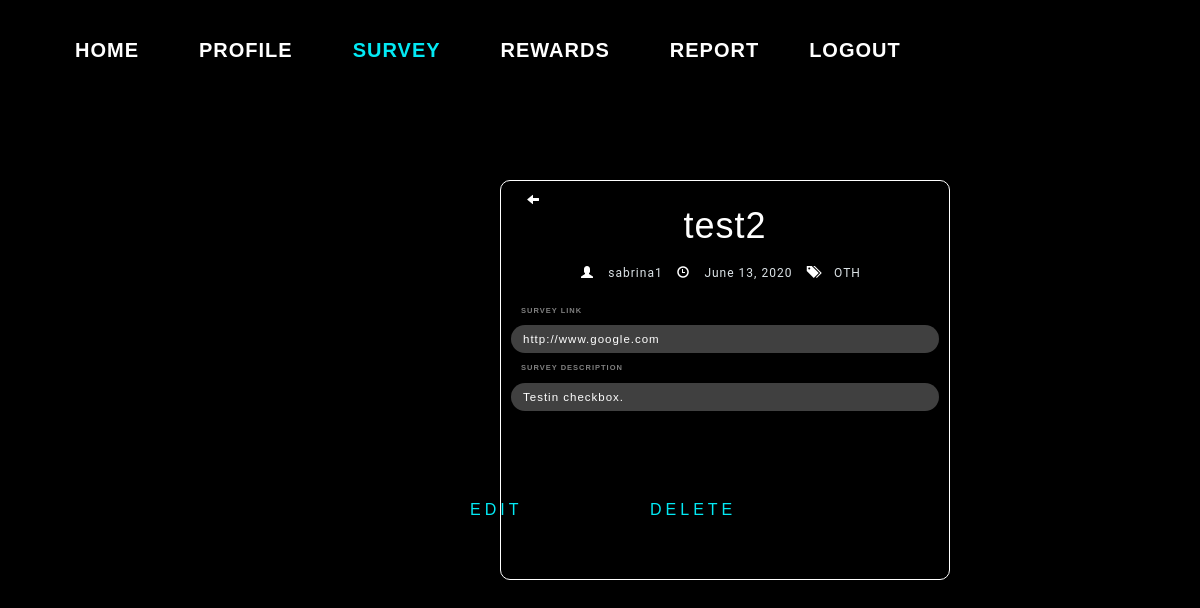
Page /tracksurvey/survey/3/ on the committed database.
### survey/models.py (models this page shows, shortened)
class UploadSurvey(models.Model):
    user = models.ForeignKey(to=User, null=True, on_delete=models.SET_NULL,blank=True)
    uploadDate = models.DateField(default=timezone.now)
    surveytitle = models.CharField('Survey Title', max_length=100)
    surveylink = models.URLField('Survey Link', max_length=200)
    surveydescription = models.CharField('Survey Description',
        max_length=5000,
        help_text="Include your survey dscription here!")
    surveycategory_choices = [
    ('EDN','Education'),
    ('HTC','Healthcare'),
    ('LFS','Lifestyle'),
    ('NUS','NUS-Related'),
    ('OTH','Others')]
    surveycategory = models.CharField('Survey Category',choices=surveycategory_choices, max_length=100, default='OTH')
    gender_filter=models.ManyToManyField(GenderFilter,blank=True)
    singaporean_filter=models.ManyToManyField(SingaporeanFilter, blank=True)
    faculty_filter=models.ManyToManyField(FacultyFilter,blank=True)
    year_filter=models.ManyToManyField(YearFilter,blank=True)
    residential_filter=models.ManyToManyField(ResidentialFilter, blank=True)

### survey/views.py (the view)
# urls.py: path('tracksurvey/survey/<int:pk>/', SurveyDetailView.as_view() , name='tracksurvey-detail'),
class SurveyDetailView(DetailView):
    model=UploadSurvey

### survey/templates/survey/uploadsurvey_detail.html (shortened to what this page needs)
{% extends "survey/base.html" %}
{% load static %}
{% block css %}
<link rel="stylesheet" type="text/css" href="{% static 'survey/uploadsurvey_detail.css'%}">
<link rel="stylesheet" type="text/css" href="{% static 'survey/uploadsurvey.css'%}">
<link rel="stylesheet" type="text/css" href="{% static 'accounts/profile.css'%}">
{% endblock %}
{% block navbar %}
<div class="nav_box">
<header class="navbarheader">
<div class=nav>
  <ul class=navbarlist>
    <a href="{% url 'survey:dashboard' %}" role="button">Home</a>
    <a href="{% url 'accounts:profile' %}" role="button">Profile</a>
    <a href="{% url 'survey:survey' %}" role="button" class="active">Survey</a>
    <a href="{% url 'survey:shoprewards' %}" role="button" >Rewards</a>
    <a href="{% url 'survey:report' %}" role="button" >Report</a>
    <a href="{% url 'logout' %}" id="logout">Logout</a>
  </ul>
</div>
</header>
</div>
{% endblock %}
{% block body_block %}
{% load widget_tweaks %}
<div class=detail-box>
<h1> {{object.surveytitle}} </h1>
<div>
    <ul class="utility-list">
      <span class="glyphicon glyphicon-user" aria-hidden="true" style="color:white"> </span>
      <li class="user">{{object.user}}</li>
      <span class="glyphicon glyphicon-time" aria-hidden="true" style="color:white"> </span>
      <li class="date">{{object.uploadDate}}</li>
      <span class="glyphicon glyphicon-tags" aria-hidden="true" style="color:white"> </span>
      <li class="tags">{{object.surveycategory}}</li>
    </ul>
</div>
  <div class=form-row>
    <label for="surveylink" class="login__label"> Survey Link </label>
    <div class="surveylinkbutton">
    {{object.surveylink}}
    </div>
  </div>
  <div class=form-row>
    <label for="surveydescription" class="login__label"> Survey Description </label>
    <div class="surveylinkbutton">
        {{object.surveydescription}}
    </div>
  </div>
  <div class="box">
    <a href="{% url 'survey:updatesurvey' object.id %}" id="edit-button">
        Edit
    </a>
</div>
<div class="box">
    <a href="{% url 'survey:deletesurvey' object.id %}" id="delete-button">
        Delete
    </a>
</div>
<div class="back">
    <button onclick=history.back() class="back-button"><span class="glyphicon glyphicon-arrow-left" aria-hidden="true" style="color:white"> </span></button>
</div>
</div>
{% endblock %}

### survey/static/survey/base.css (style rules this page uses)
html { height: 100%; }
body { background: #000000; margin: auto; font-family: "Trebuchet MS", monospace; }
div { padding:5px; }

### survey/static/survey/nav.css (style rules this page uses)
.navbarheader { color: white; display: flex; align-items: center; justify-content: center; overflow: hidden; display: flex; align-items: center; justify-content: center; flex-direction: row; height:100px; position:fixed; }
.navbarlist { display: flex; list-style-type: none; }
.navbarlist a { margin: 10px 30px; position: relative; color: white; font-family: 'Oswald', sans-serif; font-size: 20px; font-weight: bold; text-transform: uppercase; text-decoration: none; }
.navbarlist a:before { position: absolute; bottom: -2px; content: ''; width: 100%; height: 3px; background: #03e9f4; transform: translateX(-100%); opacity: 0; }
.navbarlist .active { color: #03e9f4; }
#logout { margin-left: 20px; }

### survey/static/survey/uploadsurvey_detail.css (style rules this page uses)
.detail-box { width: 450px; height: 400px; margin-left: 500px; margin-top:50px; border: 1px solid white; border-radius: 10px; }
h1 { color:white; text-align:center; }
.utility-list { list-style-type: none; font-size:12px; margin-left:30px; }
.utility-list li { margin: 5px -10px 5px 0; padding: 0 20px 0 30px; display: inline-block; color: #dce3e7; font-family: 'Roboto', sans-serif; }
.utility-list li.user { margin-left:-20px; }
.utility-list li.date { margin-left:-20px; }
.utility-list li.tags { margin-left:-20px; }
.surveylinkbutton { color: white; font-size: 1.15rem; width: 100%; padding: .5rem 1rem; border: 2px solid transparent; outline: none; border-radius: 1.5rem; background-color: rgba(255, 255, 255, 0.25); letter-spacing: 1px; }
#edit-button { position: absolute; margin-top:70px; margin-left: -150px; }
#delete-button { position: absolute; margin-top:70px; margin-left: 30px; }
.back { position: relative; margin-top:-230px; left:10px; font-size: 12px; }
.back-button { background-color: black; border: none; }

### accounts/static/accounts/profile.css (style rules this page uses)
body { background-color: black; font-family: 'Montserrat', sans-serif; font-size: 16px; line-height: 1.25; letter-spacing: 1px; }
* { box-sizing: border-box; transition: .25s all ease; }
.login__label { display: block; padding-left: 1rem; }
.login__label, .login__label--checkbox { color: rgba(255, 255, 255, 0.5); text-transform: uppercase; font-size: .75rem; margin-bottom: 1rem; }
.box { position: absolute; top: 50%; left: 50%; padding: 0px; transform: translate(-50%, -50%); background: rgba(0, 0, 0, 0.753); box-sizing: border-box; box-shadow: 0 15px 25px rgba(0,0,0,.6); border-radius: 0px; margin-top: 20px; }
.box a { display: inline-block; padding: 10px 20px; color: #03e9f4; font-size: 16px; text-decoration: none; text-transform: uppercase; overflow: hidden; transition: .5s; letter-spacing: 4px }

### rows in the picture
UploadSurvey: surveytitle "test2", user "sabrina1", uploadDate "June 13, 2020", surveycategory "OTH", surveylink "http://www.google.com", surveydescription "Testin checkbox."
